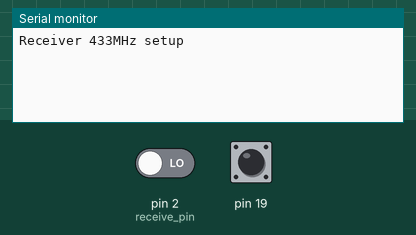
Simulated run of this sketch. Board: Arduino Mega 2560, built with avr-gcc and run on an emulated ATmega2560. Shown: the last lines printed to the serial monitor. The test bench sets the inputs (shaded band); at power-on: pin 19 LOW, pin 2 (receive_pin) LOW.

Above: at 1.2 s.
1.3 s: pin 19 pulsed HIGH 2 times (0.12 s each, 0.3 s apart)
At 2.4 s:
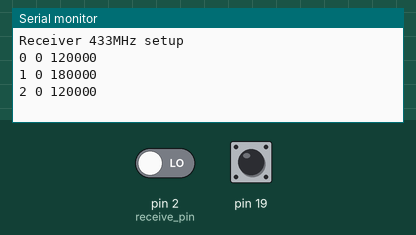
3.4 s: pin 19 driven HIGH
At 4.2 s:
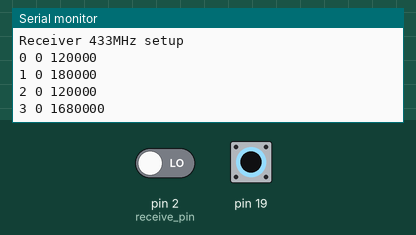
4.9 s: pin 19 driven LOW
At 5.3 s:
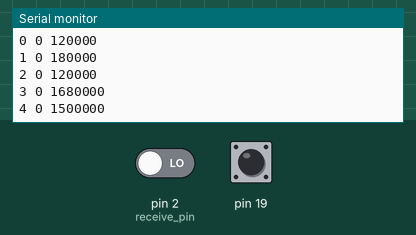
Timing chart, 0 to 7.9 s (numbered marks = the images above; inputs shaded):
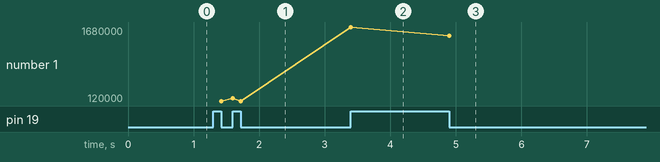

Measured:
- after the input at 1.3 s, the serial monitor: prints a new line after 0.12 s (image 1)
- after the input at 3.4 s, the serial monitor: prints a new line at once (image 2)
- after the input at 4.9 s, the serial monitor: prints a new line at once (image 3)
- plotted number 1: 120000 → 1680000 after the input at 3.4 s, 1680000 → 1500000 after the input at 4.9 s

The sketch:

RF_tester.ino
```cpp
int receive_pin = 2;

// Change MAX to 800 for Mega to see entire message
#define MAX 200
int value[MAX];
unsigned long time[MAX];
int changes;
int printed;

void setup() {
  Serial.begin(9600);
  pinMode(receive_pin, INPUT);

  changes = 0;
  printed = 0;
  attachInterrupt(4, change_handler, CHANGE);
  Serial.println("Receiver 433MHz setup");
}

void change_handler()
{
  if (changes >= MAX) return;
  value[changes] = digitalRead(receive_pin);
  time[changes] = micros();
  changes++;
}

void loop() {
  if (printed + 1 < changes) {
    Serial.print(printed);
    Serial.print(" ");
    Serial.print(value[printed]);
    Serial.print(" ");
    Serial.println(time[printed+1] - time[printed]);
    printed++;
  }
}
```
